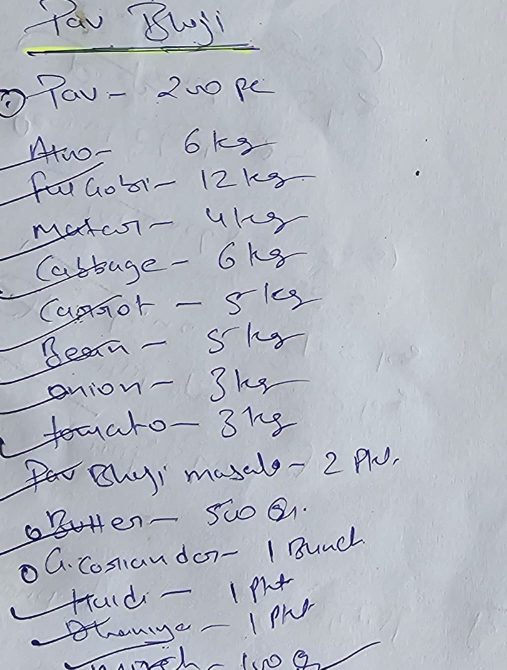
#> input picture recipe_import/sample/WhatsApp Image 2026-08-05 at 12.11.13.jpeg, 1013 x 1339 px (shown at 1/2 size)
$ python -i llm.py   (imports and definitions only)
#> lines starting #> are read from the running program, lines starting #| are printed output that depends on the picture
"""AI fallback for what the rules parser could not settle — Groq vision/text.

Two jobs, both narrow:

* re-read a whole page image (photos, scans, handwriting) — primary path for
  images, not only a low-confidence OCR rescue;
* re-read the handful of text lines parse.py flagged.

Never invent quantities. The model is told to answer null when a figure is
illegible or absent; those rows stay flagged for a human on the review form.

It degrades, it never blocks: no GROQ_API_KEY, no package, no network — the
importer still runs and the affected lines stay flagged.

Every row that came from here is marked source="llm" so a reviewer knows which
figures to check hardest.
"""

from __future__ import annotations

import base64
import io
import json
import os
import re
from dataclasses import dataclass, field

from recipe_import.normalise import clean_name, resolve_unit, normalise_text
from recipe_import.parse import ParsedRow
from scaling import UNITS

# Override with GROQ_VISION_MODEL / GROQ_TEXT_MODEL if Groq renames models.
# Vision default matches console.groq.com/docs/vision (account-available list).
DEFAULT_VISION_MODEL = "qwen/qwen3.6-27b"
DEFAULT_TEXT_MODEL = "llama-3.3-70b-versatile"

# OCR below this mean confidence is not trusted into a requisition without a
# vision re-read (used when deciding whether OCR-only rows are good enough).
OCR_CONFIDENCE_FLOOR = 0.80

# Keep payloads under Groq's practical image limits.
_MAX_IMAGE_EDGE = 1600
_JPEG_QUALITY = 85

_SYSTEM = (
    "You transcribe Indian institutional-kitchen recipes into structured data. "
    "You are a transcriber, not a chef: report only what the document shows.\n\n"
    "Language:\n"
    "- Sheets may mix English, Hindi (Devanagari), and Hinglish. Transcribe "
    "ingredient names as written. Do not translate names into English.\n"
    "- Do not correct spelling.\n\n"
    "Quantities (critical):\n"
    "- Never invent, estimate, convert, or infer a quantity. If a number is "
    "illegible, crossed out, or absent, set quantity to null.\n"
    "- 'salt to taste', 'for garnish', 'as required' and similar mean no "
    "quantity was stated: quantity null.\n"
    "- Do not convert between units. If the unit is not one of "
    f"({', '.join(UNITS)}), set unit to null.\n"
    "- Hindi unit words (e.g. किलो, ग्राम) map only when clearly kg/g/l/ml; "
    "otherwise unit null.\n\n"
    "Structure:\n"
    "- Strip preparation notes from names: 'Onion, finely chopped' is 'Onion'.\n"
    "- One row per ingredient. A line naming two ingredients yields two rows.\n"
    "- base_persons: only if the page states serves/persons/pax; else null.\n"
    "- dish_name: title if visible; else empty string.\n"
    "- source_line: short quote of the wording you read for that row."
)


class LLMUnavailable(Exception):
    """Raised when the fallback cannot run. Always caught by the caller."""


@dataclass
class VisionRecipe:
    """Structured read of one page image."""

    dish_name: str = ""
    base_persons: str = ""
    rows: list = field(default_factory=list)


# [35 lines left out: functions load_dotenv_files, _load_dotenv_manual, not called in this run]


# Load once on import so CLI and Flask both see recipe_import/.env
# [1 line not run here, left out]


# [46 lines left out: functions is_available, availability_status, _client, not called in this run]


def _vision_model():
    return os.environ.get("GROQ_VISION_MODEL", DEFAULT_VISION_MODEL).strip()


def _text_model():
    return os.environ.get("GROQ_TEXT_MODEL", DEFAULT_TEXT_MODEL).strip()


# [25 lines left out: function resolve_lines, not called in this run]


def resolve_page_image(image_bytes, media_type="image/jpeg"):
    """Transcribe a photo/scan/handwritten page via Groq vision.

    Returns a VisionRecipe (dish_name, base_persons, rows). Empty rows when
    the model returns nothing useful.
    """
    if not image_bytes:
        return VisionRecipe()

    encoded, media_type = _prepare_image(image_bytes, media_type)
    prompt = (
        "Transcribe every ingredient and its stated quantity from this recipe "
        "page into JSON. Handwriting, photocopies, and phone photos are "
        "expected. Mixed English/Hindi is allowed — do not translate names.\n\n"
        "Where a figure is illegible or absent, set quantity to null rather "
        "than guessing.\n\n"
        "Return a JSON object with:\n"
        '- "dish_name": string (empty if no title),\n'
        '- "base_persons": number or null (only if the page states how many '
        "persons/servings),\n"
        '- "rows": array of {name, quantity, unit, source_line} where unit is '
        f"one of {', '.join(UNITS)} or null."
    )

    payload = _chat_json(
        messages=[
            {"role": "system", "content": _SYSTEM},
            {
                "role": "user",
                "content": [
                    {"type": "text", "text": prompt},
                    {
                        "type": "image_url",
                        "image_url": {
                            "url": f"data:{media_type};base64,{encoded}",
                        },
                    },
                ],
            },
        ],
        model=_vision_model(),
        why="page image",
    )

    dish_name = normalise_text(str(payload.get("dish_name") or ""))
    base_persons = _format_persons(payload.get("base_persons"))
    rows = [_to_row(r, "page image") for r in payload.get("rows", [])]
    return VisionRecipe(dish_name=dish_name, base_persons=base_persons, rows=rows)


# [166 lines left out: functions _format_persons, _prepare_image, _chat_json, _strip_think_blocks, _to_row, not called in this run]

>>> import cv2
>>> picture = cv2.imread('sample/WhatsApp Image 2026-08-05 at 12.11.13.jpeg', cv2.IMREAD_GRAYSCALE)
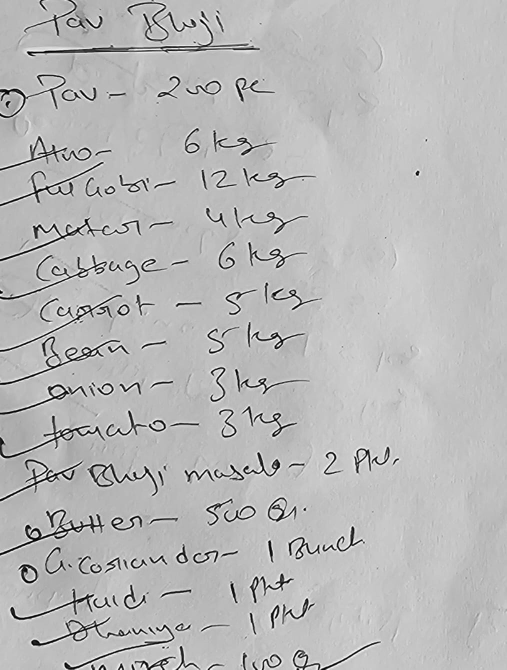
#> picture: shape (1339, 1013) (shown at 1/2 size); min 0, max 255, mean 184.9
>>> result = resolve_page_image(picture)
#> (the run stopped early here; a loop or call above may not have finished)
